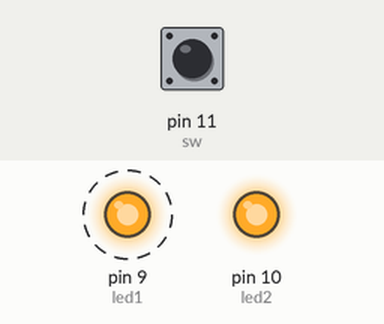
This sketch was run on a simulated Arduino Uno, built with avr-gcc and run on an emulated ATmega328P. Parts: output pins drawn as LEDs (lit = HIGH). Dashed ring = blinking. The test bench sets the inputs (shaded band); at power-on: pin 11 (sw) HIGH.

Above: at 0.5 s.
At 2.5 s:
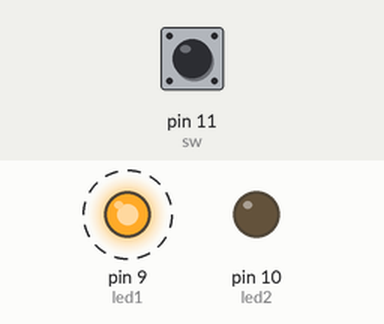
Timing chart, 0 to 5.2 s (numbered marks = the images above):
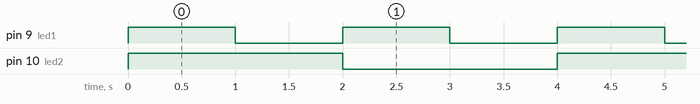

Measured:
- by itself, pin 9 (led1): alternates HIGH for 1.0 s and LOW for 1.0 s
- by itself, pin 10 (led2): alternates HIGH for 2.0 s and LOW for 2.0 s
- by itself, everything shown: repeats every 4.0 s, in 4 steps

The sketch:

swLED.ino
```cpp
int led1=9;
int led2=10;
int sw = 11;

void setup() {
  pinMode(led1,OUTPUT);
  pinMode(led2,OUTPUT);
  pinMode(sw,INPUT_PULLUP);
}

// ใช้ switch กดกับปล่อย ไฟติดดับต่างกัน
void loop() {
  int temp = digitalRead(sw);
  if(temp == 1)
  {
    digitalWrite(led2,1);
    digitalWrite(led1,1);
    delay(1000);
    digitalWrite(led1,0);
    delay(1000);
    digitalWrite(led2,0);
    digitalWrite(led1,1);
    delay(1000);
    digitalWrite(led1,0);
    delay(1000);
  }
  else
  {
    digitalWrite(led1,1);
    digitalWrite(led2,1);
    delay(2000);
    digitalWrite(led2,0);
    delay(2000);
  }
}
```
